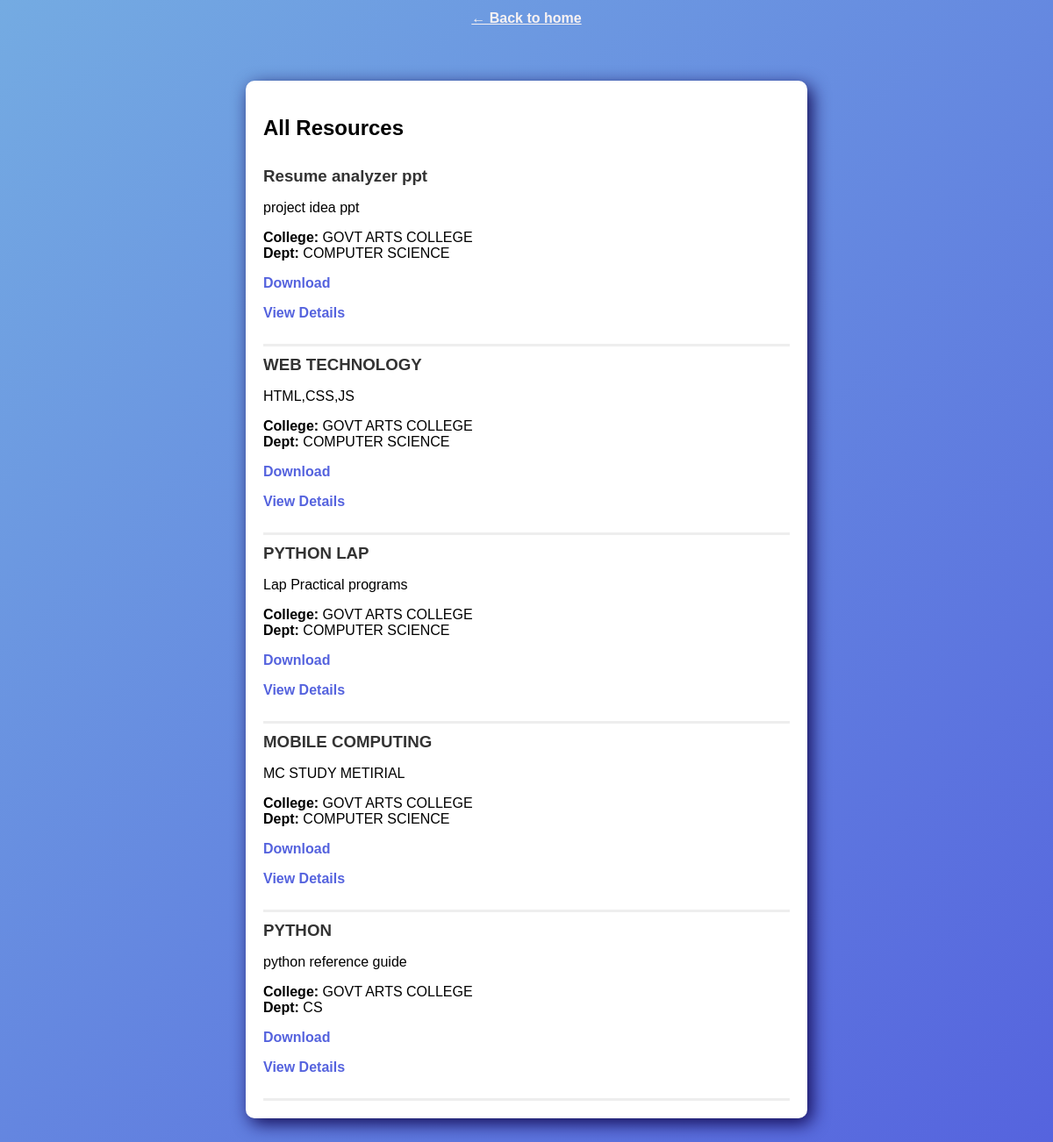
The page /resources/list/ (signed in) on the database its author committed.
### resources/models.py (models this page shows, shortened)
class Resource(models.Model):
    title = models.CharField(max_length=255)
    description = models.TextField(blank=True)
    category = models.CharField(max_length=20, choices=CATEGORY_CHOICES)
    college = models.CharField(max_length=200)
    department = models.CharField(max_length=150)
    semester = models.IntegerField(null=True, blank=True)
    file = models.FileField(upload_to='resources/')
    uploaded_by = models.ForeignKey(settings.AUTH_USER_MODEL, on_delete=models.CASCADE)
    uploaded_at = models.DateTimeField(auto_now_add=True)
    status = models.CharField(max_length=20, choices=STATUS_CHOICES, default='pending')
    download_count = models.IntegerField(default=0)

### resources/views.py (the view)
# urls.py: path('list/', views.resource_list, name='resource_list'),
@login_required
def resource_list(request):
    resources = Resource.objects.filter(status='approved').order_by('-uploaded_at')
    return render(request, 'resources/resource_list.html', {'resources': resources})

### resources/templates/resources/resource_list.html (shortened to what this page needs)
<!DOCTYPE html>
<html lang="en">
<head>
</head>
<body>
    <a href="{% url 'home' %}" class="back-btn">← Back to home</a>
    <div class="resource-container">
        <h2>All Resources</h2>
        {% for res in resources %}
        <div class="resource-item">
            <h3>{{ res.title }}</h3>
            <p>{{ res.description }}</p>
            <p><strong>College:</strong> {{ res.college }}
                <br><strong>Dept:</strong> {{ res.department }}
            </p>
            <p><a href="{{ res.file.url }}" download>Download</a></p>
            <p><a href="{% url 'resource_detail' res.id %}">View Details</a></p>
        </div>
        {% empty %}
        <p>No approved resources yet.</p>
        {% endfor %}
    </div>
</body>
</html>

### resources/templates/resources/resource_list.html (style rules this page uses)
body { font-family: "Poppins", sans-serif; background: linear-gradient(135deg, #74ABE2, #5563DE); margin: 0; padding: 0; }
.resource-container { max-width: 600px; width: 80%; margin: 50px auto; background: white; padding: 20px; border-radius: 10px; box-shadow: 5px 6px 20px rgb(18, 9, 84); }
.resource-item { border-bottom: 3px solid #eee; padding: 10px 0; }
.resource-item h3 { margin: 0; color: #333; }
.resource-item a { color: #5563DE; text-decoration: none; font-weight: 600; }
.back-btn { display: block; text-align: center; padding: 12px; color: #f8f2f2; font-weight: 600; text-decoration: none; }

### rows shown on the page
Resource: title "Resume analyzer ppt", description "project idea ppt", college "GOVT ARTS COLLEGE", department "COMPUTER SCIENCE"
Resource: title "WEB TECHNOLOGY", description "HTML,CSS,JS", college "GOVT ARTS COLLEGE", department "COMPUTER SCIENCE"
Resource: title "PYTHON LAP", description "Lap Practical programs", college "GOVT ARTS COLLEGE", department "COMPUTER SCIENCE"
Resource: title "MOBILE COMPUTING", description "MC STUDY METIRIAL", college "GOVT ARTS COLLEGE", department "COMPUTER SCIENCE"
Resource: title "PYTHON", description "python reference guide", college "GOVT ARTS COLLEGE", department "CS"
